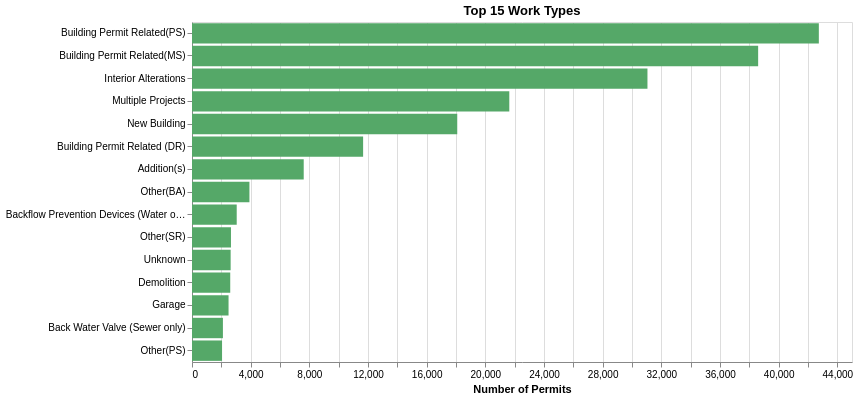

Here is the notebook cell this chart was saved with:
### Markdown cell above
## 4. What Work Is Being Done?

Interior Alterations and New Building are the dominant construction activities, followed by mechanical and plumbing work tied to other permit filings.

### Code cell
work_types = (
    df.filter(pl.col("WORK").is_not_null())
    .group_by("WORK")
    .agg(pl.len().alias("count"))
    .sort("count", descending=True)
    .head(15)
)

alt.Chart(work_types).mark_bar(color="#55A868").encode(
    x=alt.X("count:Q", title="Number of Permits"),
    y=alt.Y("WORK:N", sort="-x", title=None),
    tooltip=["WORK", "count"],
).properties(title="Top 15 Work Types", width=660, height=340)

### Figure 1 — Vega-Lite specification as saved in the notebook (floating-point values rounded to 4 significant figures)
{"config": {"view": {"continuousWidth": 300, "continuousHeight": 300}}, "data": {"name": "data-0852e9146c4a224bdfd8c2ae5baa722a"}, "mark": {"type": "bar", "color": "#55A868"}, "encoding": {"tooltip": [{"field": "WORK", "type": "nominal"}, {"field": "count", "type": "quantitative"}], "x": {"field": "count", "title": "Number of Permits", "type": "quantitative"}, "y": {"field": "WORK", "sort": "-x", "title": null, "type": "nominal"}}, "height": 340, "title": "Top 15 Work Types", "width": 660, "$schema": "https://vega.github.io/schema/vega-lite/v6.4.1.json", "datasets": {"data-0852e9146c4a224bdfd8c2ae5baa722a": [{"WORK": "Building Permit Related(PS)", "count": 42739}, {"WORK": "Building Permit Related(MS)", "count": 38601}, {"WORK": "Interior Alterations", "count": 31054}, {"WORK": "Multiple Projects", "count": 21634}, {"WORK": "New Building", "count": 18085}, {"WORK": "Building Permit Related (DR)", "count": 11667}, {"WORK": "Addition(s) ", "count": 7617}, {"WORK": "Other(BA)", "count": 3915}, {"WORK": " Backflow Prevention Devices (Water only)", "count": 3049}, {"WORK": "Other(SR)", "count": 2657}, {"WORK": "Unknown", "count": 2635}, {"WORK": "Demolition", "count": 2607}, {"WORK": "Garage", "count": 2492}, {"WORK": "Back Water Valve (Sewer only)", "count": 2108}, {"WORK": "Other(PS)", "count": 2049}]}}
